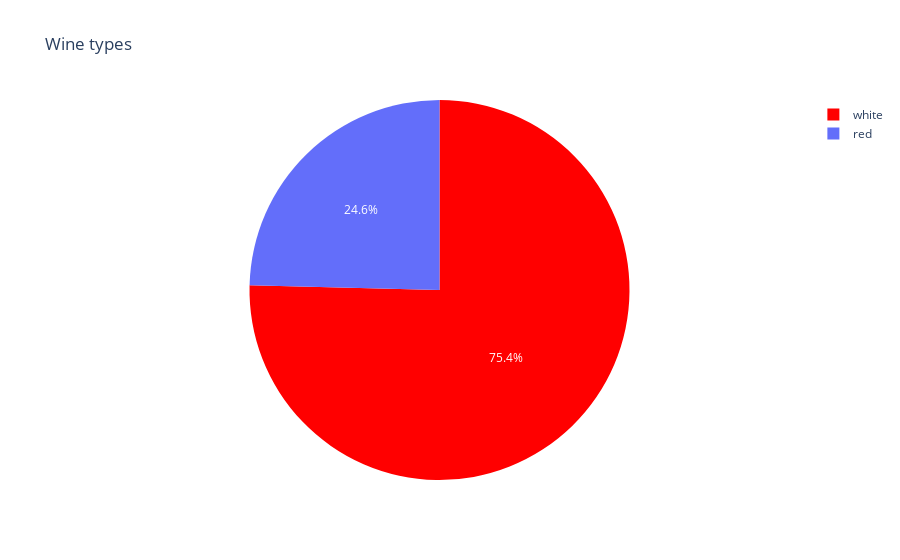
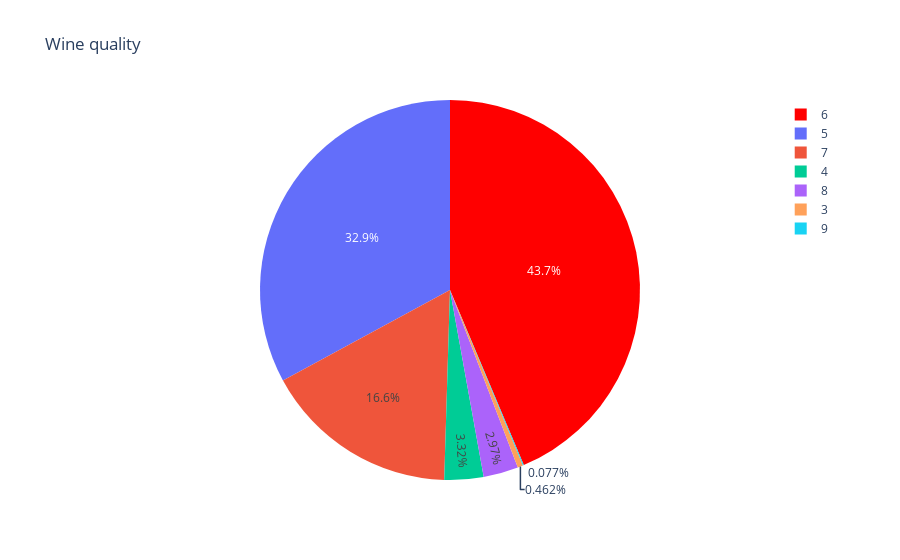

These figures' notebook cell, in order:
### Code cell
#labels
lab = df["Type"].value_counts().keys().tolist()
lab_2 = df["Quality"].value_counts().keys().tolist()
#values
val = df["Type"].value_counts().values.tolist()
val_2 = df["Quality"].value_counts().values.tolist()
trace = go.Pie(labels=lab, 
                values=val, 
                marker=dict(colors=['red']), 
                # Seting values to 
                hoverinfo="value"
              )
trace_2 = go.Pie(labels=lab_2, 
                values=val_2, 
                marker=dict(colors=['red']), 
                # Seting values to 
                hoverinfo="value"
              )

data = [trace]
data_2 = [trace_2]
layout = go.Layout(title="Wine types")
layout_2 = go.Layout(title="Wine quality")
fig = go.Figure(data = data,layout = layout)
fig_2 = go.Figure(data = data_2,layout = layout_2)
iplot(fig)
iplot(fig_2)

### Figure 1 — Plotly figure (JSON) as saved in the notebook; plotly's stock layout.template omitted (floating-point values rounded to 4 significant figures)
{"data": [{"hoverinfo": "value", "labels": ["white", "red"], "marker": {"colors": ["red"]}, "type": "pie", "values": [4898, 1599]}], "layout": {"title": {"text": "Wine types"}}}

### Figure 2 — Plotly figure (JSON) as saved in the notebook; plotly's stock layout.template omitted (floating-point values rounded to 4 significant figures)
{"data": [{"hoverinfo": "value", "labels": [6, 5, 7, 4, 8, 3, 9], "marker": {"colors": ["red"]}, "type": "pie", "values": [2836, 2138, 1079, 216, 193, 30, 5]}], "layout": {"title": {"text": "Wine quality"}}}
